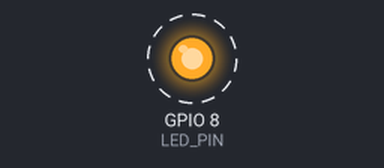
The sketch below on a simulated ESP32-C3. Parts: output pins drawn as LEDs (lit = HIGH). Dashed ring = blinking. What the sketch prints to the serial monitor is not drawn.

Above: at 0.2 s.
Timing chart, 0 to 3.0 s (numbered marks = the images above):
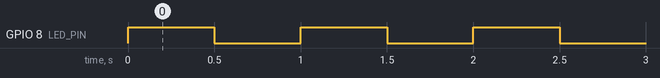

Measured:
- by itself, GPIO 8 (LED_PIN): alternates HIGH for 0.50 s and LOW for 0.50 s

The sketch:

blink_test.ino
```cpp
// Blink an LED on GPIO8 of the custom ESP32-C3 test board, 500 ms on/off.
// GPIO8 is a strapping pin (must be high to enter download mode), so an LED
// wired to it can affect flashing; it is safe to drive once the app runs.
// Serial goes to UART0 (the FTDI adapter) at 115200.
const int LED_PIN = 8;

void setup() {
  Serial.begin(115200);
  pinMode(LED_PIN, OUTPUT);
  Serial.println("# blink_test: GPIO8, 500 ms");
}

void loop() {
  static bool on = false;
  on = !on;
  digitalWrite(LED_PIN, on ? HIGH : LOW);
  Serial.printf("led %s\n", on ? "HIGH" : "LOW");
  delay(500);
}
```
